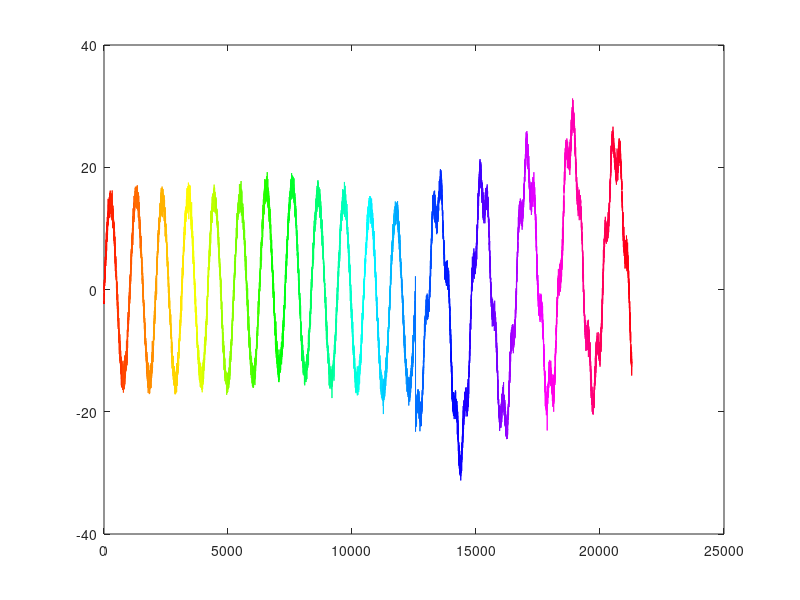

Write the MATLAB code that produced this figure.
%generate function
t1=-6.28:0.001:6.28;
t2=6.28:0.001:15;
y1=sin(t1) + 0.5*sin(2*t1) + 1.1*cos(0.5*t1) + 15*sin(6*t1);
y2=cos(5*t2) + 3.5*sin(20*t2) + 20*cos(3.5*t2) + 5*sin(0.6*t2);
data=[y1 y2];
t=[t1 t2];
%mix gaussian white noise
data=awgn(data,0.3);
plot(t,data);

%define segments in data
rs=1:250:length(data);

display_plot=1; %flag to indicate whether the plot should be displayed or not
display_segments=0; %flag to indicate whether the segments should be separated by black vertical lines

%to plot data - each segment has a different color
if display_plot==1   
    cc=hsv(length(rs));

    plot(data(1:rs(1)),'color',cc(1,:));
    hold on;
    for h=1:(length(rs)-1)
        plot(rs(h):rs(h+1),data(rs(h):rs(h+1)),'color',cc(h+1,:));hold on;            
        if display_segments==1
            ylim = get(gca,'YLim');           
            plot([rs(h) rs(h)],ylim,'color','k');            
        end
    end
    %to plot the last segment
    if display_segments==1
        ylim = get(gca,'YLim');        
        plot([rs(end) rs(end)],ylim,'color','k');        
    end
    plot(rs(h+1):length(data),data(rs(h+1):end),'color',cc(h+1,:));
    hold off;
end

